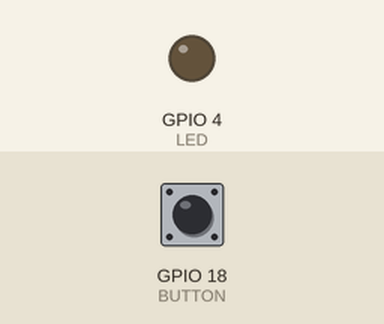
This program was run on a simulated Raspberry Pi (BCM pin numbers). Shown: output pins drawn as LEDs (lit = HIGH). Dashed ring = blinking. The inputs (shaded band) are chosen by the test bench; at power-on: GPIO 18 (BUTTON) LOW.

Above: at 1.2 s.
1.3 s: GPIO 18 (BUTTON) pulled HIGH for 0.15 s
At 4.3 s:
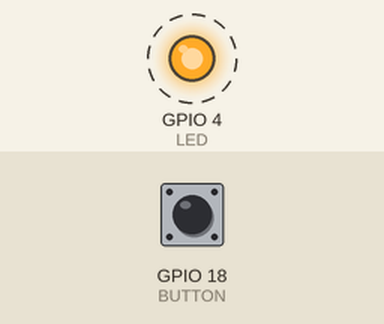
4.4 s: GPIO 18 (BUTTON) pulled HIGH for 1 s
At 5.5 s:
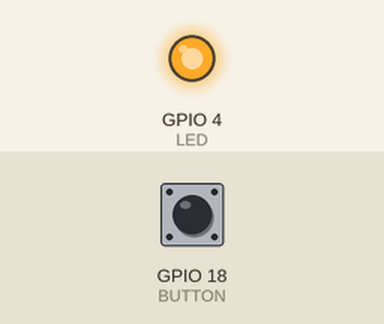
6.9 s: GPIO 18 (BUTTON) pulled HIGH for 3.2 s
At 8.4 s:
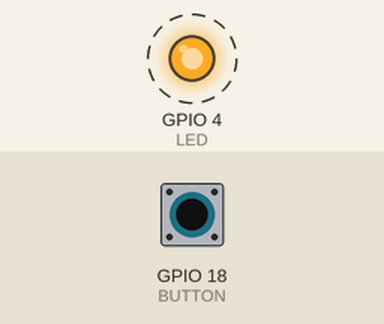
Timing chart, 0 to 17.6 s (numbered marks = the images above; inputs shaded):
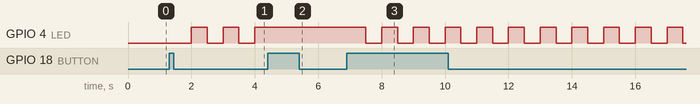

Measured:
- after the input at 1.3 s, GPIO 4 (LED): alternates HIGH for 0.50 s and LOW for 0.50 s, starting after 0.70 s
- after the input at 4.4 s, GPIO 4 (LED): stops changing and stays HIGH
- after the input at 6.9 s, GPIO 4 (LED): alternates HIGH for 0.50 s and LOW for 0.50 s, starting after 0.60 s

The program:

ledButton.py
```python
#!/usr/bin/python3
"""
Designed by R. Chiu for the embeded system lecture.
(r)2023  Universidad de Guadalajara MX
All the code comments where gerenerated automatically by chatGPT 3.5
"""

import RPi.GPIO as GPIO  # Import the RPi.GPIO library for controlling GPIO pins
import time
import signal
import sys

BUTTON = 18  # GPIO pin for the button
LED = 4    # GPIO pin for the LED
mybreak = 0
should_blink = False

# Define a signal handler to handle Ctrl+C and clean up GPIO
def signal_handler(sig, frame):
    GPIO.cleanup()
    sys.exit(0)

# Callback function for button press event
def button_press_callback(channel):
    global should_blink
    should_blink = not should_blink
    global mybreak
    mybreak = mybreak + 1

# Set the GPIO mode to BCM (Broadcom SOC channel numbering)
GPIO.setmode(GPIO.BCM)

# Set up the button as an input with a pull-up resistor
GPIO.setup(BUTTON, GPIO.IN, pull_up_down=GPIO.PUD_DOWN)

# Set up the LED as an output
GPIO.setup(LED, GPIO.OUT)

# Add an event detection for the button
GPIO.add_event_detect(BUTTON, GPIO.RISING, callback=button_press_callback, bouncetime=200)

# Register the signal handler to handle Ctrl+C
signal.signal(signal.SIGINT, signal_handler)

while True:
    if mybreak >= 10:
        break

    if should_blink:
        GPIO.output(LED, GPIO.HIGH)  # Turn on the LED

    time.sleep(0.5)  # Sleep for 0.5 seconds

    if should_blink:
        GPIO.output(LED, GPIO.LOW)  # Turn off the LED

    time.sleep(0.5)  # Sleep for 0.5 seconds

# Clean up GPIO before exiting
GPIO.cleanup()
```
